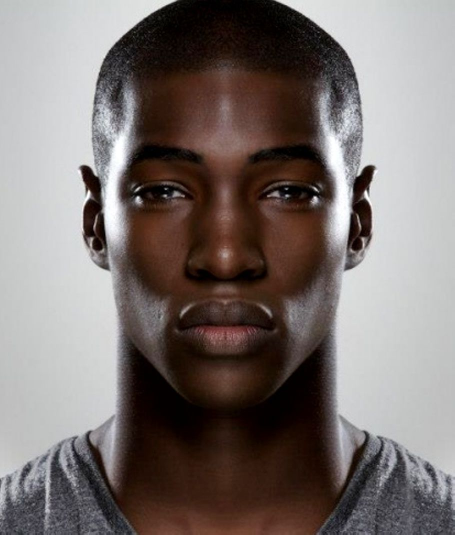
#> input picture ComputerVision/images/2.jpg, 909 x 1069 px (shown at 1/2 size)
$ python lab2.py images/2.jpg
#> lines starting #> are read from the running program, lines starting #| are printed output that depends on the picture; after the words box and inside, x2 and y2 are one past the last pixel; in counts of white or black regions, pixels touching at a corner belong together
from __future__ import annotations

import argparse
from pathlib import Path
from typing import Iterable

import cv2
import numpy as np


SUPPORTED_EXTENSIONS = {".png", ".jpg", ".jpeg", ".bmp"}


def find_images(path: Path) -> list[Path]:
    if path.is_file() and path.suffix.lower() in SUPPORTED_EXTENSIONS:
        return [path]
    if path.is_dir():
        return [p for p in sorted(path.rglob("*")) if p.suffix.lower() in SUPPORTED_EXTENSIONS]
    return []


def ensure_bgr(image: np.ndarray) -> np.ndarray:
    if image.ndim == 2:
        return cv2.cvtColor(image, cv2.COLOR_GRAY2BGR)
    return image


def add_title(image: np.ndarray, title: str) -> np.ndarray:
    canvas = ensure_bgr(image).copy()
    cv2.rectangle(canvas, (0, 0), (canvas.shape[1], 30), (255, 255, 255), -1)
    cv2.putText(
        canvas,
        title,
        (10, 20),
        cv2.FONT_HERSHEY_SIMPLEX,
        0.55,
        (0, 0, 0),
        1,
        cv2.LINE_AA,
    )
    return canvas


def resize_to_height(image: np.ndarray, target_h: int) -> np.ndarray:
    h, w = image.shape[:2]
    scale = target_h / max(h, 1)
    target_w = max(int(w * scale), 1)
    return cv2.resize(image, (target_w, target_h), interpolation=cv2.INTER_AREA)


def stack_images(images: Iterable[np.ndarray], target_h: int = 240) -> np.ndarray:
    resized = [resize_to_height(ensure_bgr(image), target_h) for image in images]
    return cv2.hconcat(resized)


def save_outputs(output_dir: Path, stem: str, outputs: dict[str, np.ndarray]) -> None:
    output_dir.mkdir(parents=True, exist_ok=True)
    for name, image in outputs.items():
        cv2.imwrite(str(output_dir / f"{stem}_{name}.png"), image)


def apply_denoising_filters(image_bgr: np.ndarray) -> dict[str, np.ndarray]:
    return {
        "gaussian": cv2.GaussianBlur(image_bgr, (5, 5), 1.2),
        "median": cv2.medianBlur(image_bgr, 5),
        "bilateral": cv2.bilateralFilter(image_bgr, 9, 75, 75),
    }


def apply_sharpening(image_bgr: np.ndarray) -> dict[str, np.ndarray]:
    kernel = np.array([[0, -1, 0], [-1, 5, -1], [0, -1, 0]], dtype=np.float32)
    sharpen_kernel = cv2.filter2D(image_bgr, -1, kernel)

    blurred = cv2.GaussianBlur(image_bgr, (0, 0), 2.0)
    unsharp_mask = cv2.addWeighted(image_bgr, 1.7, blurred, -0.7, 0)

    return {
        "sharpen_kernel": sharpen_kernel,
        "unsharp_mask": unsharp_mask,
    }


def build_binary_masks(gray: np.ndarray) -> dict[str, np.ndarray]:
    _, binary = cv2.threshold(gray, 127, 255, cv2.THRESH_BINARY)
    _, otsu = cv2.threshold(gray, 0, 255, cv2.THRESH_BINARY + cv2.THRESH_OTSU)
    return {"threshold": binary, "otsu": otsu}


def watershed_segmentation(image_bgr: np.ndarray) -> tuple[np.ndarray, np.ndarray]:
    gray = cv2.cvtColor(image_bgr, cv2.COLOR_BGR2GRAY)
    _, binary_inv = cv2.threshold(gray, 0, 255, cv2.THRESH_BINARY_INV + cv2.THRESH_OTSU)

    kernel = np.ones((3, 3), np.uint8)
    opening = cv2.morphologyEx(binary_inv, cv2.MORPH_OPEN, kernel, iterations=2)
    sure_bg = cv2.dilate(opening, kernel, iterations=3)

    dist_transform = cv2.distanceTransform(opening, cv2.DIST_L2, 5)
    _, sure_fg = cv2.threshold(dist_transform, 0.4 * dist_transform.max(), 255, 0)
    sure_fg = sure_fg.astype(np.uint8)
    unknown = cv2.subtract(sure_bg, sure_fg)

    _, markers = cv2.connectedComponents(sure_fg)
    markers = markers + 1
    markers[unknown == 255] = 0

    watershed_markers = cv2.watershed(image_bgr.copy(), markers)
    overlay = image_bgr.copy()
    overlay[watershed_markers == -1] = (0, 0, 255)

    colored_markers = np.zeros_like(image_bgr)
    positive = watershed_markers > 1
    if np.any(positive):
        normalized = np.zeros_like(watershed_markers, dtype=np.uint8)
        normalized[positive] = np.interp(
            watershed_markers[positive],
            (watershed_markers[positive].min(), watershed_markers[positive].max()),
            (40, 255),
        ).astype(np.uint8)
        colored_markers = cv2.applyColorMap(normalized, cv2.COLORMAP_JET)
    colored_markers[watershed_markers == -1] = (0, 0, 255)
    colored_markers[watershed_markers == 1] = (0, 0, 0)

    return overlay, colored_markers


def grabcut_segmentation(image_bgr: np.ndarray) -> tuple[np.ndarray, np.ndarray]:
    h, w = image_bgr.shape[:2]
    rect = (
        max(w // 10, 1),
        max(h // 10, 1),
        max((w * 8) // 10, 1),
        max((h * 8) // 10, 1),
    )

    mask = np.zeros(image_bgr.shape[:2], np.uint8)
    bg_model = np.zeros((1, 65), np.float64)
    fg_model = np.zeros((1, 65), np.float64)

    cv2.grabCut(image_bgr, mask, rect, bg_model, fg_model, 5, cv2.GC_INIT_WITH_RECT)
    mask_binary = np.where(
        (mask == cv2.GC_FGD) | (mask == cv2.GC_PR_FGD),
        255,
        0,
    ).astype(np.uint8)
    segmented = cv2.bitwise_and(image_bgr, image_bgr, mask=mask_binary)
    return segmented, mask_binary


def process_image(path: Path, output_dir: Path, show: bool) -> None:
    image_bgr = cv2.imread(str(path), cv2.IMREAD_COLOR)
    if image_bgr is None:
        print(f"Не вдалося зчитати: {path}")
        return

    gray = cv2.cvtColor(image_bgr, cv2.COLOR_BGR2GRAY)
    denoised = apply_denoising_filters(image_bgr)
    sharpened = apply_sharpening(image_bgr)
    masks = build_binary_masks(gray)
    watershed_overlay, watershed_regions = watershed_segmentation(image_bgr)
    grabcut_foreground, grabcut_mask = grabcut_segmentation(image_bgr)

    stem_dir = output_dir / path.stem
    outputs = {
        "original": image_bgr,
        "gray": gray,
        **denoised,
        **sharpened,
        "threshold": masks["threshold"],
        "otsu": masks["otsu"],
        "watershed": watershed_overlay,
        "watershed_regions": watershed_regions,
        "grabcut": grabcut_foreground,
        "grabcut_mask": grabcut_mask,
    }
    save_outputs(stem_dir, path.stem, outputs)

    print(f"\n[{path.name}]")
    print(f"  Збережено результатів: {len(outputs)}")
    print(f"  Папка: {stem_dir.resolve()}")

    if show:
        filtering_preview = stack_images(
            [
                add_title(image_bgr, "Original"),
                add_title(denoised["gaussian"], "Gaussian"),
                add_title(denoised["median"], "Median"),
                add_title(denoised["bilateral"], "Bilateral"),
            ],
            target_h=220,
        )
        sharpening_preview = stack_images(
            [
                add_title(image_bgr, "Original"),
                add_title(sharpened["sharpen_kernel"], "Sharpen kernel"),
                add_title(sharpened["unsharp_mask"], "Unsharp mask"),
            ],
            target_h=220,
        )
        segmentation_preview = stack_images(
            [
                add_title(masks["threshold"], "Threshold"),
                add_title(masks["otsu"], "Otsu"),
                add_title(watershed_overlay, "Watershed"),
                add_title(grabcut_foreground, "GrabCut"),
            ],
            target_h=220,
        )

        cv2.imshow(f"{path.name} | Filtration", filtering_preview)
        cv2.imshow(f"{path.name} | Sharpening", sharpening_preview)
        cv2.imshow(f"{path.name} | Segmentation", segmentation_preview)
        key = cv2.waitKey(0) & 0xFF
        cv2.destroyAllWindows()
        if key in (27, ord("q")):
            raise KeyboardInterrupt


def parse_args() -> argparse.Namespace:
    parser = argparse.ArgumentParser(
        description="Лабораторна №2: фільтрація, підвищення різкості та сегментація зображень.",
    )
    parser.add_argument("input_path", type=Path, help="Файл або папка із зображеннями.")
    parser.add_argument(
        "--output-dir",
        type=Path,
        default=Path("lab2_output"),
        help="Папка для збереження результатів.",
    )
    parser.add_argument("--no-show", action="store_true", help="Не відкривати вікна перегляду.")
    return parser.parse_args()


def main() -> None:
    args = parse_args()
    images = find_images(args.input_path)
    if not images:
        print("\nНе знайдено PNG/JPG/BMP зображень.")
        return

    print(f"\nЗнайдено зображень: {len(images)}")
    print(f"Результати буде збережено в: {args.output_dir.resolve()}")

    try:
        for image_path in images:
            process_image(image_path, args.output_dir, show=not args.no_show)
#> in process_image, image_bgr is the input picture: shape (1069, 909, 3); mean B, G, R 111.1, 113.9, 122.9
#> in process_image, `denoised = apply_denoising_filters(image_bgr)`: denoised = 3 items
#> in process_image, `sharpened = apply_sharpening(image_bgr)`: sharpened = 2 items
#> in build_binary_masks, `_, binary = cv2.threshold(gray, 127, 255, cv2.THRESH_BINARY)`:
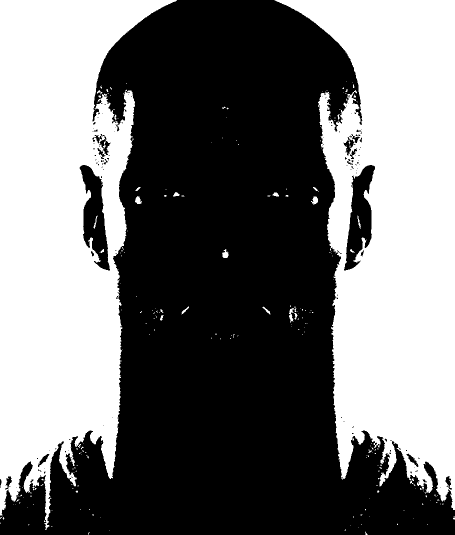
#> binary: shape (1069, 909) (shown at 1/2 size); 45.2% white; 238 white regions (212 under 20 px), largest, box (x1, y1, x2, y2) and area: (0, 0, 354, 1060) 218779, (549, 0, 909, 1020) 218344, (578, 616, 592, 645) 164
#> in build_binary_masks, `_, otsu = cv2.threshold(gray, 0, 255, cv2.THRESH_BINARY + cv2.THRESH_O..`: otsu: shape (1069, 909); 45.6% white; 267 white regions (237 under 20 px), largest, box (x1, y1, x2, y2) and area: (0, 0, 354, 1060) 220276, (549, 0, 909, 1020) 219764, (578, 611, 595, 646) 311
#> in watershed_segmentation, `opening = cv2.morphologyEx(binary_inv, cv2.MORPH_OPEN, kernel, iterati..`: opening: shape (1069, 909); 53.8% white; 138 black regions (108 under 20 px), largest, box (x1, y1, x2, y2) and area: (0, 0, 354, 1060) 223191, (549, 0, 909, 1020) 222592, (578, 611, 599, 646) 472
#> in watershed_segmentation, `sure_bg = cv2.dilate(opening, kernel, iterations=3)`: sure_bg: shape (1069, 909); 56.5% white; 14 black regions (7 under 20 px), largest, box (x1, y1, x2, y2) and area: (0, 0, 346, 1035) 211204, (558, 0, 909, 1013) 211080, (581, 617, 592, 641) 183
#> in watershed_segmentation, `_, sure_fg = cv2.threshold(dist_transform, 0.4 * dist_transform.max(),..`: sure_fg: shape (1069, 909) float32; 9.3% white; 4 white regions, box (x1, y1, x2, y2) and area: (305, 747, 603, 1069) 77954, (340, 0, 568, 170) 11704, (550, 488, 565, 521) 323, (343, 489, 351, 523) 126
#> in watershed_segmentation, `unknown = cv2.subtract(sure_bg, sure_fg)`: unknown: shape (1069, 909); 47.2% white; 13 white regions, largest, box (x1, y1, x2, y2) and area: (0, 0, 909, 1069) 439402, (687, 328, 753, 543) 8598, (157, 328, 222, 543) 8355
#> in watershed_segmentation, `_, markers = cv2.connectedComponents(sure_fg)`: markers: shape (1069, 909) int32; 5 distinct labels, from 0 to 4
#> in watershed_segmentation, `markers = markers + 1`:
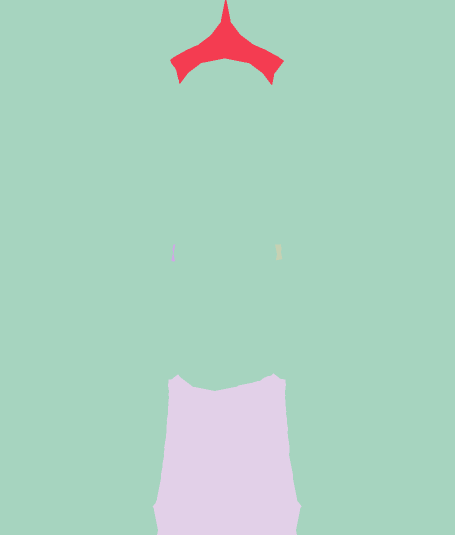
#> markers: shape (1069, 909) int32 (shown at 1/2 size); 5 distinct labels, from 1 to 5; one colour per label, 0 black
#> in watershed_segmentation, `markers[unknown == 255] = 0`:
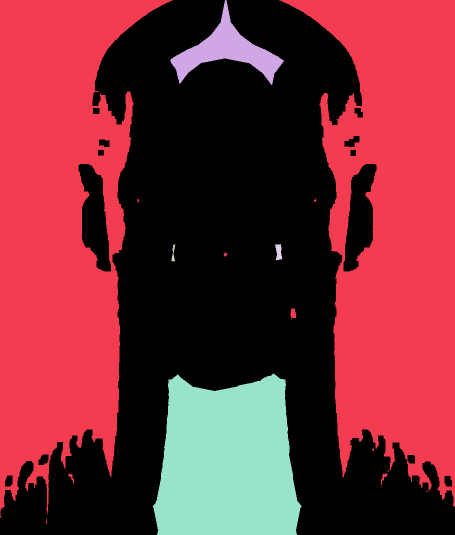
#> markers: shape (1069, 909) int32 (shown at 1/2 size); 6 distinct labels, from 0 to 5; one colour per label, 0 black
#> in watershed_segmentation, `watershed_markers = cv2.watershed(image_bgr.copy(), markers)`:
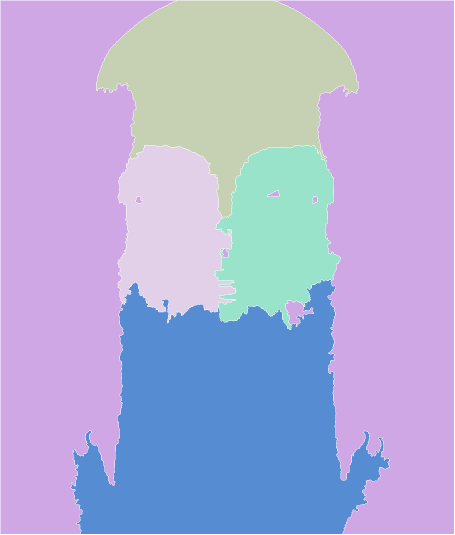
#> watershed_markers: shape (1069, 909) int32 (shown at 1/2 size); 6 distinct labels, from -1 to 5; one colour per label, 0 black, -1 white
#> in watershed_segmentation, `overlay[watershed_markers == -1] = (0, 0, 255)`: overlay: shape (1069, 909, 3); 1% of pixels changed, all inside (x1, y1, x2, y2) = (0, 0, 909, 1069)
#> in watershed_segmentation, `positive = watershed_markers > 1`: positive: shape (1069, 909) bool; 47.5% white; 1 white region, box (x1, y1, x2, y2) and area: (142, 1, 778, 1068) 461780
#> in watershed_segmentation, `colored_markers[watershed_markers == -1] = (0, 0, 255)`:
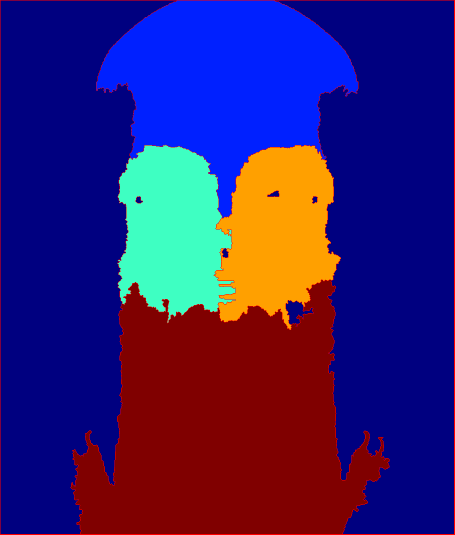
#> colored_markers: shape (1069, 909, 3) (shown at 1/2 size); mean B, G, R 110.6, 29.8, 50.9
#> in process_image, `grabcut_foreground, grabcut_mask = grabcut_segmentation(image_bgr)`:
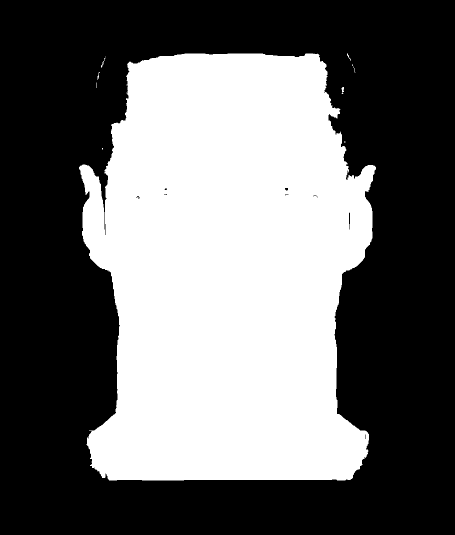
#> grabcut_mask: shape (1069, 909) (shown at 1/2 size); 41.9% white; 12 white regions (7 under 20 px), largest, box (x1, y1, x2, y2) and area: (158, 107, 752, 961) 407337, (683, 174, 688, 188) 47, (202, 115, 211, 136) 36, (694, 106, 702, 122) 28, (195, 144, 200, 160) 28
#> the loop in save_outputs, `for name, image in outputs.items():` made 13 passes
#> name on passes 1 to 12: 'original', 'gray', 'gaussian', 'median', 'bilateral', 'sharpen_kernel', 'unsharp_mask', 'threshold', 'otsu', 'watershed', 'watershed_regions', 'grabcut'
#|   Збережено результатів: 13
#> in add_title, `cv2.putText( canvas, title, (10, 20), cv2.FONT_HERSHEY_SIMPLEX, 0.55, ..`: canvas: shape (1069, 909, 3); mean B, G, R 114, 116.8, 125.8
#> in add_title (call 2), `cv2.putText( canvas, title, (10, 20), cv2.FONT_HERSHEY_SIMPLEX, 0.55, ..`: canvas: shape (1069, 909, 3); mean of channels 0, 1, 2 114, 116.8, 125.8
#> in add_title (call 3), `cv2.putText( canvas, title, (10, 20), cv2.FONT_HERSHEY_SIMPLEX, 0.55, ..`: canvas: shape (1069, 909, 3); mean of channels 0, 1, 2 114, 116.7, 125.8
#> in add_title (call 4), `cv2.putText( canvas, title, (10, 20), cv2.FONT_HERSHEY_SIMPLEX, 0.55, ..`: canvas: shape (1069, 909, 3); mean of channels 0, 1, 2 114, 116.7, 125.8
#> in resize_to_height, `h, w = image.shape[:2]`: h = 1069; w = 909
#> in resize_to_height, `scale = target_h / max(h, 1)`: scale = 0.206
#> in resize_to_height, `target_w = max(int(w * scale), 1)`: target_w = 187
#> in stack_images, `resized = [resize_to_height(ensure_bgr(image), target_h) for image in ..`: resized = 4 items
#> in add_title (call 7), `cv2.putText( canvas, title, (10, 20), cv2.FONT_HERSHEY_SIMPLEX, 0.55, ..`:
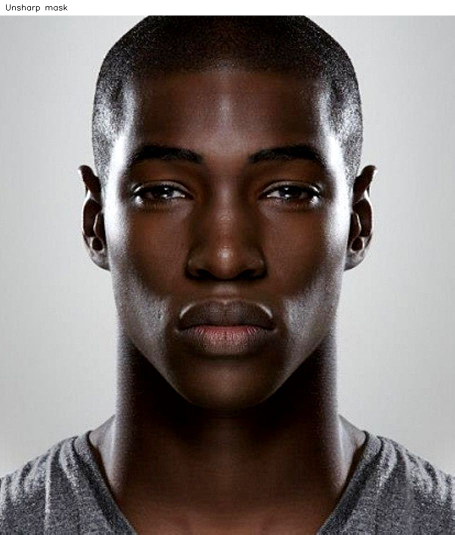
#> canvas: shape (1069, 909, 3) (shown at 1/2 size); mean B, G, R 114, 116.8, 125.8
#> (key q is pressed here)
    except KeyboardInterrupt:
        print("\nПерегляд зупинено.")
    finally:
        cv2.destroyAllWindows()

    print("\nГотово.")


if __name__ == "__main__":
    main()
